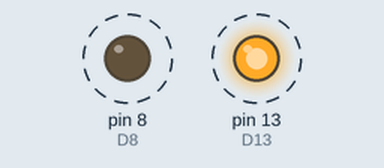
A sketch run on a simulated Arduino Uno, built with avr-gcc and run on an emulated ATmega328P. On the bench: output pins drawn as LEDs (lit = HIGH). Dashed ring = blinking.

Above: at 0.2 s.
Timing chart, 0 to 3.0 s (numbered marks = the images above):
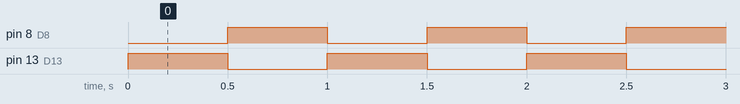

Measured:
- by itself, pin 8 (D8), pin 13 (D13): alternates HIGH for 0.50 s and LOW for 0.50 s

The sketch:

Ornek3_DemiryoluIsigi.ino
```cpp
/*
  ROBOTİK KODLAMA 10 - 2. HAFTA - ÖRNEK 3 (ÖNCEKİ HAFTALARLA BİRLEŞTİRME): DEMİRYOLU GEÇİDİ  (2 LED)
  ----------------------------------------------------------------------
  Senaryo : Hemzemin geçitte iki kırmızı ışık dönüşümlü yanar. 1. haftada öğrendiğin pin bilgisiyle
            D13 ve D8 seçildi (D0 ve D1 seri haberleşmeye ayrıldığı için kullanılmaz).
  Kazanım : İki pini birlikte sürmek; pinMode, digitalWrite ve delay'i birleştirmek.

  MALZEME LİSTESİ
    Bileşen              Adet   Bağlandığı yer
    Arduino Uno           1     -
    Breadboard            1     -
    LED (kırmızı)         2     Her LED'in uzun bacağı kendi direncinden gelir, kısa bacaklar GND hattında
    Direnç 220 ohm        2     D13 ve D8 ile LED anotları arasında (her LED'in kendi direnci)
    Jumper kablo          3     D13 -> direnç 1, D8 -> direnç 2, GND -> mavi (-) hat

  TINKERCAD: Her LED için ayrı direnç kullan; iki LED'i tek dirence bağlama. Code > Text > kodu yapıştır > Start Simulation.
*/

void setup() {
  pinMode(13, OUTPUT);     // D13: sol ışık çıkış
  pinMode(8, OUTPUT);      // D8: sağ ışık çıkış
}

void loop() {
  digitalWrite(13, HIGH);  // sol ışık yanar
  digitalWrite(8, LOW);    // sağ ışık sönük
  delay(500);              // yarım saniye bekle
  digitalWrite(13, LOW);   // sol ışık söner
  digitalWrite(8, HIGH);   // sağ ışık yanar
  delay(500);              // yarım saniye bekle
}

/*
  DEĞİŞTİR VE GÖZLE
  1) Her iki delay(500) değerini 250 yap. Her ışık saniyede kaç kez yanar?
  2) 8. satırdaki digitalWrite(8, LOW); satırını sil. D8'deki LED ne yapar?
*/
```
